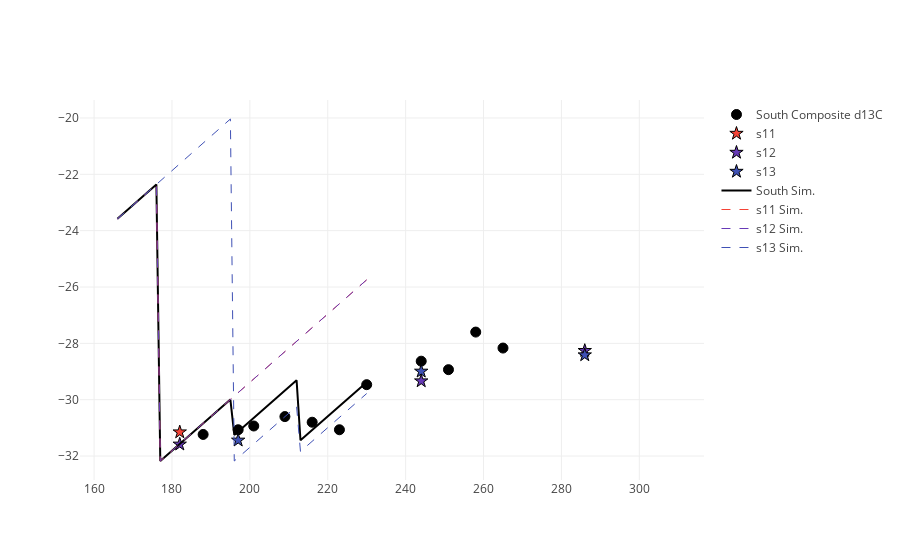

Source (notebook cell):
### Code cell
%matplotlib inline
import plotlycred
figname = 'Soils' + variable + transect + '.png'

online = False
if online:
    # fig = py.iplot(data) 
    fig = go.Figure(data=data) # , layout=layout)
    py.image.save_as(fig, filename=figname)
else:
    iplot(data)
